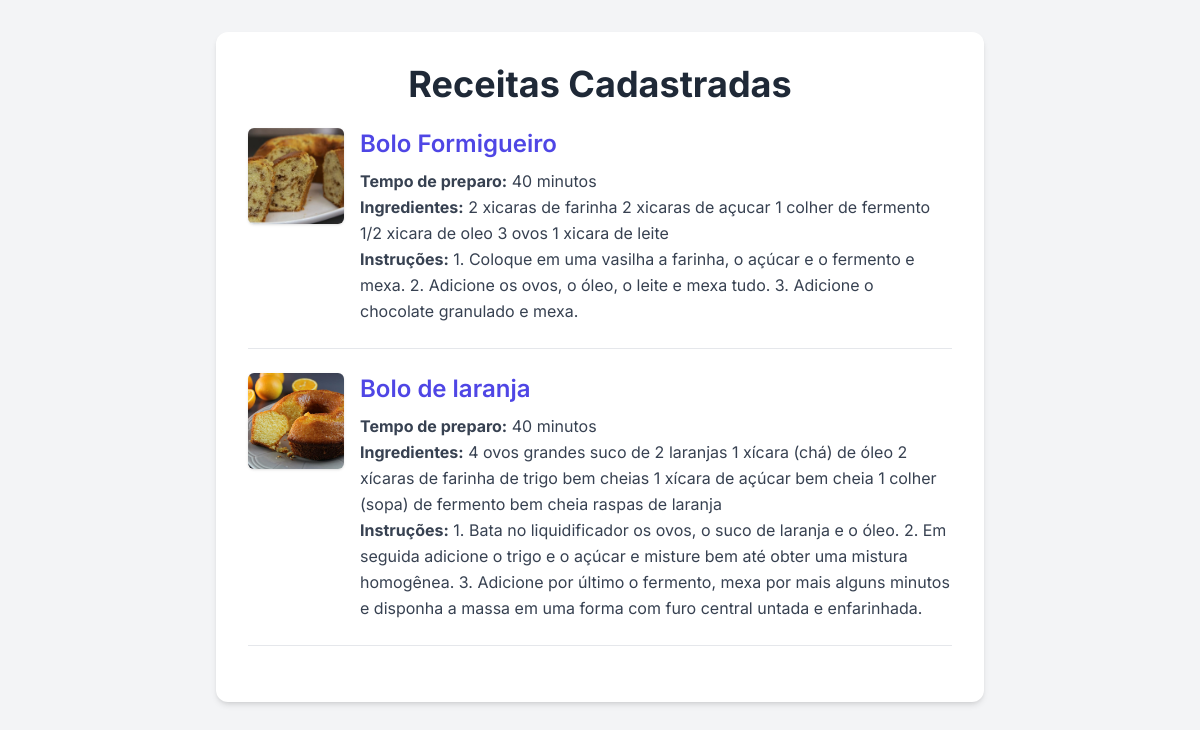
Page /recipes/ on the earlier database version.
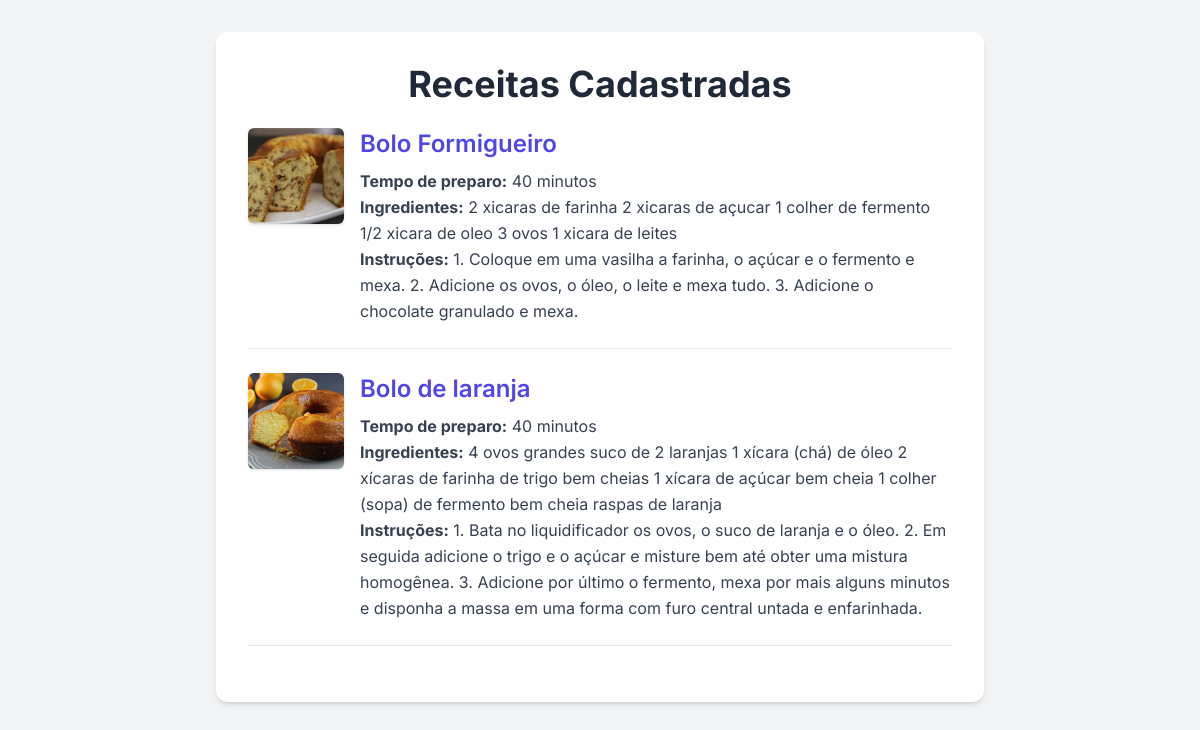
Same page on the later database version.
### recipes/models.py (models this page shows, shortened)
class Recipe(models.Model):
    title = models.CharField(max_length=200)
    cooking_time = models.IntegerField(help_text="Tempo em minutos")
    ingredients = models.TextField()
    instructions = models.TextField()
    image = models.ImageField(upload_to='recipes/', blank=True, null=True)
    class Meta:
        verbose_name_plural = "Recipes"

### recipes/views.py (the view)
# urls.py: path('', views.recipe_list, name='recipe_list'),
def recipe_list(request):
    recipes = Recipe.objects.all()
    return render(request, 'recipes/recipe_list.html', {'recipes': recipes})

### recipes/templates/recipes/recipe_list.html (shortened to what this page needs)
<!DOCTYPE html>
<html lang="pt-br">
<head>
  <script src="https://cdn.tailwindcss.com"></script>
</head>
<body class="bg-gray-100 text-gray-700 leading-relaxed">
  <div class="max-w-3xl mx-auto my-8 p-8 bg-white rounded-xl shadow-md">
    <h1 class="text-4xl font-bold text-center text-gray-800 mb-6">Receitas Cadastradas</h1>
    {% for recipe in recipes %}
      <div class="flex items-start gap-4 mb-6">
        {% if recipe.image %}
          <img
            src="{{ recipe.image.url }}"
            alt="Imagem da receita {{ recipe.title }}"
            class="w-24 h-24 object-cover rounded-md shadow"
          />
        {% endif %}
        <div class="flex-1">
          <h2 class="text-2xl font-semibold text-gray-800 mb-2">
            <a href="{% url 'recipe_detail' recipe.pk %}" class="text-indigo-600 hover:text-indigo-800 hover:underline">
              {{ recipe.title }}
            </a>
          </h2>
          <p><strong>Tempo de preparo:</strong> {{ recipe.cooking_time }} minutos</p>
          <p><strong>Ingredientes:</strong> {{ recipe.ingredients }}</p>
          <p><strong>Instruções:</strong> {{ recipe.instructions }}</p>
        </div>
      </div>
      <hr class="border-t border-gray-200 my-6" />
    {% empty %}
      <p class="text-center italic text-gray-500 border border-dashed border-gray-300 rounded p-4 mt-6">
        Nenhuma receita cadastrada.
      </p>
    {% endfor %}
  </div>
</body>
</html>

Differences in the rows shown:
changed Recipe "Bolo Formigueiro": ingredients "2 xicaras de farinha 2 xicaras de açucar 1 colher de fermento 1/2 xicara de oleo 3 ovos 1 xicara de leite" → "2 xicaras de farinha 2 xicaras de açucar 1 colher de fermento 1/2 xicara de oleo 3 ovos 1 xicara de leites"
